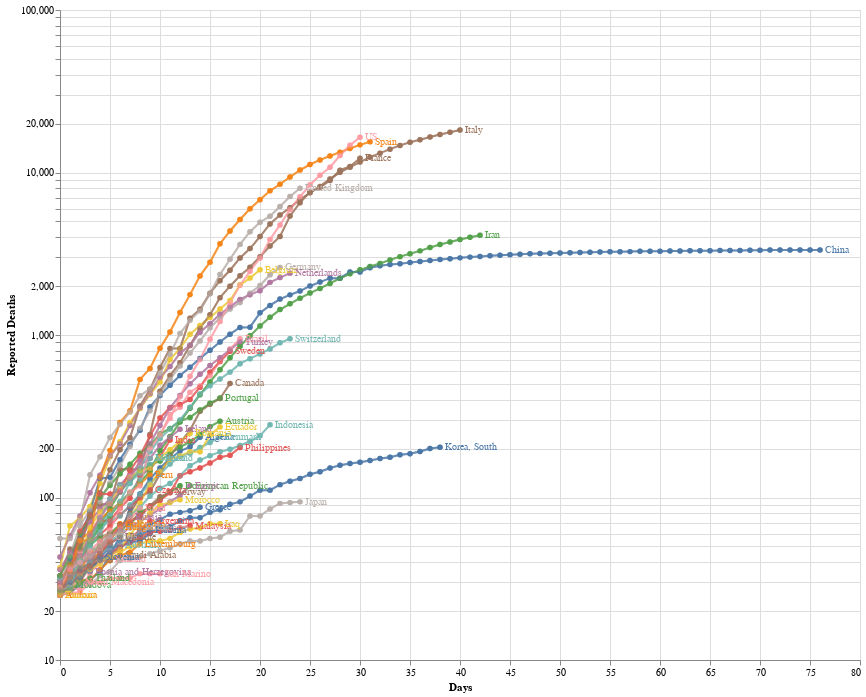

The notebook cell this image was saved under:
### Markdown cell above
It's not super easy to line up the legend with the curves on the chart so let's put the labels on the chart itself. Thanks to [Jake Vanderplas](http://vanderplas.com/) for this suggestion, and for the code.

### Code cell
# drop NaNs
deaths_long = deaths_long.dropna()

# Selection tool
selection = alt.selection_single(fields=['Country/Region'])
# Color change when clicked
color = alt.condition(selection,
                    alt.Color('Country/Region:N'),
                    alt.value('lightgray'))

# Countries of interest for the plot
# coi = ['China', 'US', 'Italy', 'United Kingdom', 'Spain', 'Australia', 'India', 'France', 'Iran', 'Canada']

# Base altair plot 
base = alt.Chart(deaths_long).mark_line(strokeWidth=2, opacity=0.7, point=True).encode(
    x=alt.X('Days'),
    y=alt.Y('Deaths', scale=alt.Scale(type='log')),
    color=alt.Color('Country/Region', legend=None),
).properties(
    width=800,
    height=650
)

# Chart
chart = base.encode(
  color=alt.condition(selection, 'Country/Region:N', alt.value('lightgray'))
).add_selection(
  selection
)

# Overlay
overlay = base.encode(
  color='Country/Region',
  opacity=alt.value(0.5),
  tooltip=['Country/Region:N', 'Name:N']
).transform_filter(
  selection
)

# Text labels
text = base.mark_text(
    align='left',
    dx=5,
    size=10
).encode(
    x=alt.X('Days', aggregate='max',  axis=alt.Axis(title='Days')),
    y=alt.Y('Deaths', aggregate={'argmax': 'Days'}, axis=alt.Axis(title='Reported Deaths')),
    text='Country/Region',  
).transform_filter(
    selection
)

# Sum em up!
chart + overlay + text

### Figure 1 — Vega-Lite specification as saved in the notebook (floating-point values rounded to 4 significant figures; data arrays with more than 128 entries replaced by an {"elided": "..."} marker saying what was removed)
{"config": {"view": {"continuousWidth": 400, "continuousHeight": 300}}, "layer": [{"mark": {"type": "line", "opacity": 0.7, "point": true, "strokeWidth": 2}, "encoding": {"color": {"condition": {"type": "nominal", "field": "Country/Region", "selection": "selector019"}, "value": "lightgray"}, "x": {"type": "quantitative", "field": "Days"}, "y": {"type": "quantitative", "field": "Deaths", "scale": {"type": "log"}}}, "height": 650, "selection": {"selector019": {"type": "single", "fields": ["Country/Region"]}}, "width": 800}, {"mark": {"type": "line", "opacity": 0.7, "point": true, "strokeWidth": 2}, "encoding": {"color": {"type": "nominal", "field": "Country/Region"}, "opacity": {"value": 0.5}, "tooltip": [{"type": "nominal", "field": "Country/Region"}, {"type": "nominal", "field": "Name"}], "x": {"type": "quantitative", "field": "Days"}, "y": {"type": "quantitative", "field": "Deaths", "scale": {"type": "log"}}}, "height": 650, "transform": [{"filter": {"selection": "selector019"}}], "width": 800}, {"mark": {"type": "text", "align": "left", "dx": 5, "size": 10}, "encoding": {"color": {"type": "nominal", "field": "Country/Region", "legend": null}, "text": {"type": "nominal", "field": "Country/Region"}, "x": {"type": "quantitative", "aggregate": "max", "axis": {"title": "Days"}, "field": "Days"}, "y": {"type": "quantitative", "aggregate": {"argmax": "Days"}, "axis": {"title": "Reported Deaths"}, "field": "Deaths"}}, "height": 650, "transform": [{"filter": {"selection": "selector019"}}], "width": 800}], "data": {"name": "data-26b92f3ff9999ac909f4e494b4cbb2bf"}, "$schema": "https://vega.github.io/schema/vega-lite/v4.8.1.json", "datasets": {"data-26b92f3ff9999ac909f4e494b4cbb2bf": {"elided": "955 records"}}}
